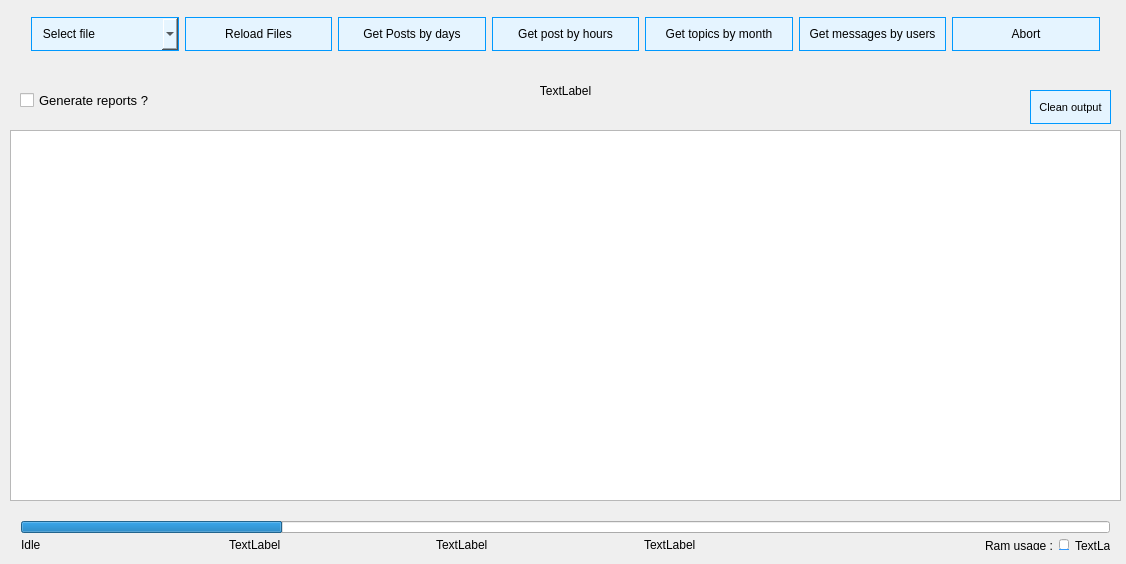
<?xml version="1.0" encoding="UTF-8"?>
<ui version="4.0">
 <class>MainWindow</class>
 <widget class="QMainWindow" name="MainWindow">
  <property name="geometry">
   <rect>
    <x>0</x>
    <y>0</y>
    <width>1126</width>
    <height>564</height>
   </rect>
  </property>
  <property name="minimumSize">
   <size>
    <width>0</width>
    <height>0</height>
   </size>
  </property>
  <property name="windowTitle">
   <string>reddit Analysis</string>
  </property>
  <property name="styleSheet">
   <string notr="true"> #progressBar_2::chunk {
     background-color: #3399ff;
 }
QPushButton{
 min-height:30px;
    max-height:30px;
    padding: 1px 1px 1px 1px;
	background : #e5f4ff;
border: 1px solid #0099ff; 
}

QComboBox{
 min-height:30px;
    max-height:30px;
    padding: 1px 1px 1px 1px;
	background : #e6f5ff;
border: 1px solid #0099ff; 
}


QMainWindow {background: 'white';}</string>
  </property>
  <widget class="QWidget" name="centralWidget">
   <widget class="QWidget" name="gridLayoutWidget_2">
    <property name="geometry">
     <rect>
      <x>10</x>
      <y>510</y>
      <width>1111</width>
      <height>51</height>
     </rect>
    </property>
    <layout class="QGridLayout" name="gridLayout_2" rowstretch="1,0">
     <property name="sizeConstraint">
      <enum>QLayout::SetMaximumSize</enum>
     </property>
     <item row="1" column="3">
      <widget class="QLabel" name="label_6">
       <property name="sizePolicy">
        <sizepolicy hsizetype="Minimum" vsizetype="Preferred">
         <horstretch>0</horstretch>
         <verstretch>0</verstretch>
        </sizepolicy>
       </property>
       <property name="text">
        <string>TextLabel</string>
       </property>
      </widget>
     </item>
     <item row="0" column="0" colspan="7">
      <widget class="QProgressBar" name="progressBar">
       <property name="sizePolicy">
        <sizepolicy hsizetype="Minimum" vsizetype="Fixed">
         <horstretch>0</horstretch>
         <verstretch>0</verstretch>
        </sizepolicy>
       </property>
       <property name="value">
        <number>24</number>
       </property>
       <property name="textVisible">
        <bool>false</bool>
       </property>
      </widget>
     </item>
     <item row="1" column="1">
      <widget class="QLabel" name="label">
       <property name="sizePolicy">
        <sizepolicy hsizetype="Minimum" vsizetype="Preferred">
         <horstretch>0</horstretch>
         <verstretch>0</verstretch>
        </sizepolicy>
       </property>
       <property name="text">
        <string>TextLabel</string>
       </property>
      </widget>
     </item>
     <item row="1" column="5">
      <widget class="QProgressBar" name="progressBar_2">
       <property name="sizePolicy">
        <sizepolicy hsizetype="Minimum" vsizetype="Minimum">
         <horstretch>0</horstretch>
         <verstretch>0</verstretch>
        </sizepolicy>
       </property>
       <property name="maximumSize">
        <size>
         <width>10</width>
         <height>16777215</height>
        </size>
       </property>
       <property name="value">
        <number>12</number>
       </property>
       <property name="textVisible">
        <bool>false</bool>
       </property>
       <property name="orientation">
        <enum>Qt::Vertical</enum>
       </property>
      </widget>
     </item>
     <item row="1" column="2">
      <widget class="QLabel" name="label_3">
       <property name="sizePolicy">
        <sizepolicy hsizetype="Minimum" vsizetype="Preferred">
         <horstretch>0</horstretch>
         <verstretch>0</verstretch>
        </sizepolicy>
       </property>
       <property name="text">
        <string>TextLabel</string>
       </property>
      </widget>
     </item>
     <item row="1" column="4">
      <widget class="QLabel" name="label_4">
       <property name="sizePolicy">
        <sizepolicy hsizetype="Minimum" vsizetype="Preferred">
         <horstretch>0</horstretch>
         <verstretch>0</verstretch>
        </sizepolicy>
       </property>
       <property name="text">
        <string>&lt;html&gt;&lt;head/&gt;&lt;body&gt;&lt;p align=&quot;right&quot;&gt;Ram usage :&lt;/p&gt;&lt;/body&gt;&lt;/html&gt;</string>
       </property>
      </widget>
     </item>
     <item row="1" column="6">
      <widget class="QLabel" name="label_5">
       <property name="sizePolicy">
        <sizepolicy hsizetype="Minimum" vsizetype="Preferred">
         <horstretch>0</horstretch>
         <verstretch>0</verstretch>
        </sizepolicy>
       </property>
       <property name="maximumSize">
        <size>
         <width>35</width>
         <height>16777215</height>
        </size>
       </property>
       <property name="text">
        <string>&lt;html&gt;&lt;head/&gt;&lt;body&gt;&lt;p align=&quot;right&quot;&gt;TextLabel&lt;/p&gt;&lt;/body&gt;&lt;/html&gt;</string>
       </property>
      </widget>
     </item>
     <item row="1" column="0">
      <widget class="QLabel" name="label_2">
       <property name="sizePolicy">
        <sizepolicy hsizetype="Minimum" vsizetype="Preferred">
         <horstretch>0</horstretch>
         <verstretch>0</verstretch>
        </sizepolicy>
       </property>
       <property name="minimumSize">
        <size>
         <width>100</width>
         <height>0</height>
        </size>
       </property>
       <property name="maximumSize">
        <size>
         <width>204</width>
         <height>16777215</height>
        </size>
       </property>
       <property name="text">
        <string>Idle</string>
       </property>
      </widget>
     </item>
    </layout>
   </widget>
   <widget class="QPushButton" name="pushButton_8">
    <property name="geometry">
     <rect>
      <x>1030</x>
      <y>90</y>
      <width>81</width>
      <height>34</height>
     </rect>
    </property>
    <property name="font">
     <font>
      <pointsize>8</pointsize>
      <underline>false</underline>
     </font>
    </property>
    <property name="text">
     <string>Clean output</string>
    </property>
   </widget>
   <widget class="QLabel" name="label_7">
    <property name="geometry">
     <rect>
      <x>15</x>
      <y>60</y>
      <width>1101</width>
      <height>61</height>
     </rect>
    </property>
    <property name="minimumSize">
     <size>
      <width>0</width>
      <height>0</height>
     </size>
    </property>
    <property name="text">
     <string>TextLabel</string>
    </property>
    <property name="alignment">
     <set>Qt::AlignCenter</set>
    </property>
   </widget>
   <widget class="QWidget" name="gridLayoutWidget">
    <property name="geometry">
     <rect>
      <x>20</x>
      <y>0</y>
      <width>1091</width>
      <height>69</height>
     </rect>
    </property>
    <layout class="QGridLayout" name="gridLayout">
     <item row="0" column="0">
      <widget class="QComboBox" name="comboBox">
       <property name="font">
        <font>
         <pointsize>9</pointsize>
        </font>
       </property>
       <property name="editable">
        <bool>false</bool>
       </property>
       <property name="currentText">
        <string notr="true">   Select file</string>
       </property>
       <item>
        <property name="text">
         <string>   Select file</string>
        </property>
       </item>
      </widget>
     </item>
     <item row="0" column="4">
      <widget class="QPushButton" name="pushButton_6">
       <property name="font">
        <font>
         <pointsize>9</pointsize>
        </font>
       </property>
       <property name="text">
        <string>Get topics by month</string>
       </property>
      </widget>
     </item>
     <item row="0" column="2">
      <widget class="QPushButton" name="pushButton_7">
       <property name="font">
        <font>
         <pointsize>9</pointsize>
        </font>
       </property>
       <property name="text">
        <string>Get Posts by days</string>
       </property>
      </widget>
     </item>
     <item row="0" column="1">
      <widget class="QPushButton" name="pushButton_4">
       <property name="font">
        <font>
         <pointsize>9</pointsize>
        </font>
       </property>
       <property name="text">
        <string>Reload Files</string>
       </property>
      </widget>
     </item>
     <item row="0" column="3">
      <widget class="QPushButton" name="pushButton_5">
       <property name="font">
        <font>
         <pointsize>9</pointsize>
        </font>
       </property>
       <property name="text">
        <string>Get post by hours</string>
       </property>
      </widget>
     </item>
     <item row="0" column="6">
      <widget class="QPushButton" name="pushButton_3">
       <property name="font">
        <font>
         <pointsize>9</pointsize>
        </font>
       </property>
       <property name="text">
        <string>Abort</string>
       </property>
      </widget>
     </item>
     <item row="0" column="5">
      <widget class="QPushButton" name="pushButton_10">
       <property name="font">
        <font>
         <pointsize>9</pointsize>
        </font>
       </property>
       <property name="text">
        <string>Get messages by users</string>
       </property>
      </widget>
     </item>
    </layout>
   </widget>
   <widget class="QPlainTextEdit" name="plainTextEdit">
    <property name="geometry">
     <rect>
      <x>10</x>
      <y>130</y>
      <width>1111</width>
      <height>371</height>
     </rect>
    </property>
   </widget>
   <widget class="QCheckBox" name="checkBox">
    <property name="geometry">
     <rect>
      <x>20</x>
      <y>90</y>
      <width>191</width>
      <height>20</height>
     </rect>
    </property>
    <property name="font">
     <font>
      <pointsize>10</pointsize>
     </font>
    </property>
    <property name="text">
     <string>Generate reports ?</string>
    </property>
   </widget>
   <zorder>gridLayoutWidget_2</zorder>
   <zorder>label_7</zorder>
   <zorder>gridLayoutWidget</zorder>
   <zorder>plainTextEdit</zorder>
   <zorder>checkBox</zorder>
   <zorder>pushButton_8</zorder>
  </widget>
 </widget>
 <layoutdefault spacing="6" margin="11"/>
 <resources/>
 <connections/>
</ui>
